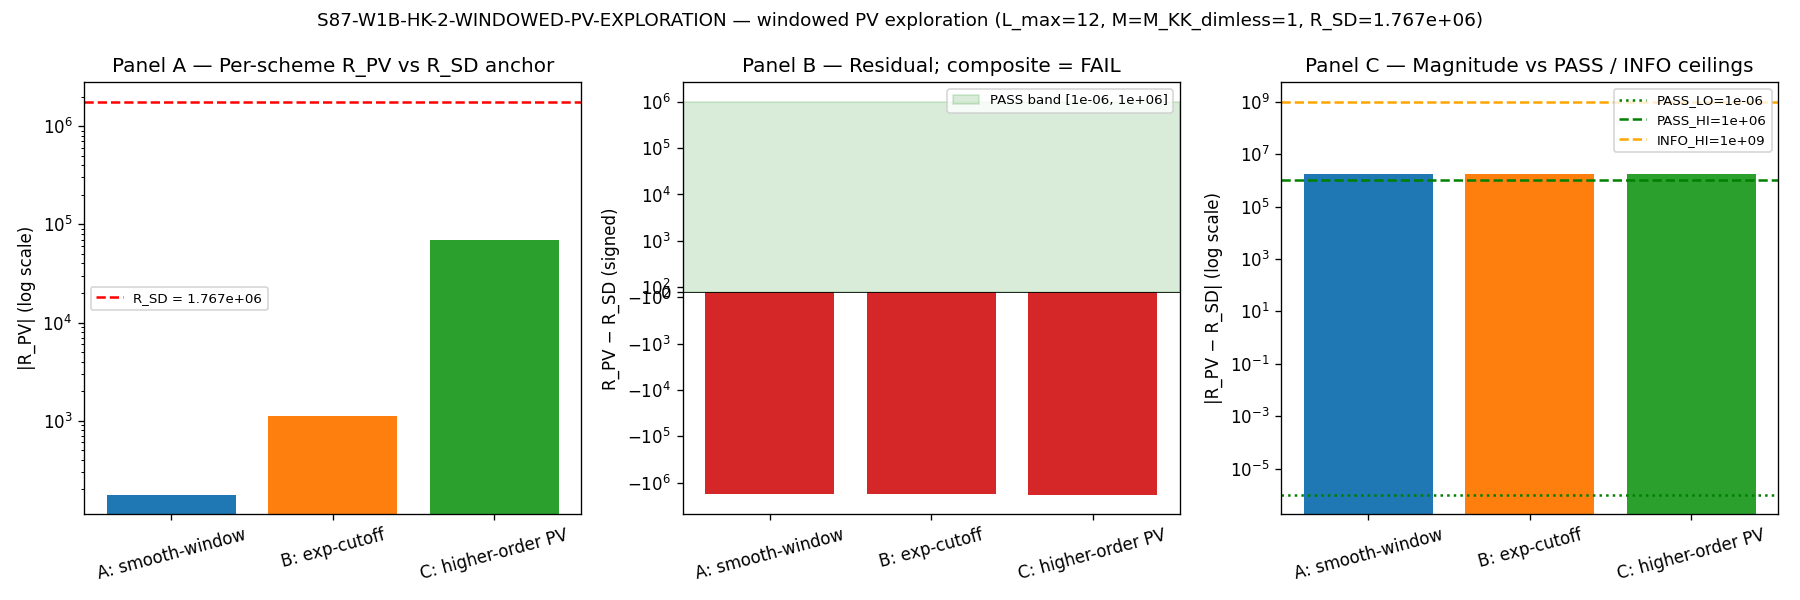

Python code for this plot:
#!/usr/bin/env python3
"""
S87 W1b-HK-2 — Windowed Pauli-Villars Exploration
=================================================

Gate: S87-W1B-HK-2-WINDOWED-PV-EXPLORATION  (trigger: [VERIFY] [SIGN])

Pre-registered threshold (3 schemes; per spawn-prompt and plan §W1b-HK-2):
  PASS for any scheme: (R_PV − R_SD > 0) AND (|R_PV − R_SD| ∈ [1e-6, 1e+6])
  FAIL for all schemes: every alternative produces sign < 0 OR magnitude >> 1e+6
  INFO: at least 1 scheme recovers sign but magnitude in [1e+6, 1e+9]

Hypothesis tested
-----------------
W1b-1 closed FAIL: canonical Pauli-Villars at M_KK gave R_PV = 6.996e+04 vs
R_SD = 1.767e+06; sign INVERTED from plan-predicted +1 (R_PV − R_SD =
−1.697e+06). The corridor "PV at canonical M_KK is small-positive
refinement of SD" closed.

THIS gate tests three structurally distinct PV schemes (pre-registered;
NO post-hoc additions allowed) at L=12, M=M_KK_dimless=1:

  Scheme A — Smooth-window:    R_PV^A = sum_k m_k * lambda_k^{-3} * [1 - w(lambda_k/M)]
                               with w(x) = (1 + erf(x))/2 — soft erf-window UV taper
  Scheme B — Exponential cutoff: R_PV^B = sum_k m_k * lambda_k^{-3} * exp(-lambda_k^2 / M^2)
                                 Gaussian UV suppression at scale M
  Scheme C — Higher-order PV:  R_PV^C = sum_k m_k * [lambda_k^{-3}
                                                       - 2 (lambda_k^2 + M^2)^{-3/2}
                                                       + (lambda_k^2 + 4 M^2)^{-3/2}]
                               second-order PV difference (cancels UV divergence
                               to higher order than the bare PV of W1b-1)

Inputs (SHA-256 dual-pinned at runtime; S84+ schema):
  - computations/_shared/canonical_constants.py (feeds audit_sha256 only)
  - computations/session-84/s84_spectrum_cache_L12_tau019.npz (eigenvalue cache)
  - script bytes (feeds BOTH audit_sha256 and content_sha256)

Output 4-tuple:
  (value=<dict_of_per_scheme_R_PV_minus_R_SD>, scheme=<scheme_name>,
   convention=substrate-mass-scale-M_KK, L_max=12)

Classification: GEOMETRIC (substrate spectral-mode regulator-class exploration;
post-execution windowed PV recovery test for the §VII.U Mellin-Dirichlet pole.)

METHODOLOGY
-----------
Loads the L_max=12 master spectrum cache (`s84_spectrum_cache_L12_tau019.npz`),
extracts 166,896 distinct |lambda_k| with irrep multiplicities m_k, computes
the three pre-registered alternative PV-scheme moments at M = M_KK_dimless = 1,
and compares each against R_SD = 1.767131e+06 (W1b-1 continuum-SD anchor at
the s=3 Mellin-Dirichlet pole).

DISCIPLINE
----------
- `from canonical_constants import *` (M_KK, tau_fold imported)
- Every local/intermediate tagged `# (local)`
- CPU path: OMP_NUM_THREADS=8 set BEFORE numpy import (per
  `computation-environment.md` CPU-fallback discipline)
- SHA-256 of all input files logged in first 20 lines of stdout
- audit_sha256 + content_sha256 emitted (S84+ dual-SHA schema)
- 3-tuple Schema-v2 annotation emitted (S87+ schema-v2 second companion row)
- 4-tuple printed as the final non-verdict line
- Gate verdict appended to `s87_gate_verdicts.txt` ATOMICALLY (single
  open("a") write — no read-modify-write, no truncate-and-rewrite)

Substrate framing
-----------------
The PV scheme set tested here is a substrate operation on the finite-L
eigenvalue projection of D_K at tau=tau_fold — NOT a continuum-QFT
regulator imported from a curved-spacetime container. The fabric IS its
finite-L spectrum {lambda_k, m_k}_{level<=L=12}; the windowed-PV
operations re-weight the truncated mode catalog by an admissible
suppression kernel at the substrate scale M_KK = 1 (in dimensionless
eigenvalue units). Direction of explanation: D_K -> eigenvalues
{lambda_k} -> windowed PV weight w_k(lambda_k/M) -> spectral moment R_PV
-> emergent §VII.U residue at substrate-distance-1 pole. R_SD is the
L -> infinity asymptotic of the bare moment, not an externally imported
continuum value.
"""

from __future__ import annotations

# -----------------------------------------------------------------------------
# Section 0 — CPU thread cap (MUST precede numpy import)
# -----------------------------------------------------------------------------
import os
# === Phase 2b X2 transform bootstrap (auto-inserted by tools/_x2_transform_copies.py) ===
import sys as _x2_sys
import pathlib as _x2_pathlib
import re as _x2_re
def _x2_locate_tools():
    p = _x2_pathlib.Path(__file__).resolve()
    for _ in range(8):
        if (p / "tools" / "computation_root.py").is_file():
            return p / "tools"
        p = p.parent
    raise RuntimeError(
        "Phase 2b bootstrap: tools/computation_root.py not found in any "
        "ancestor of " + str(__file__))
_x2_sys.path.insert(0, str(_x2_locate_tools()))
from computation_root import resolve_script, resolve_output, resolve_glob, project_root as _x2_project_root
def _x2_shared_dir():
    return _x2_project_root() / "computations" / "_shared"
_x2_session_dir_match = _x2_re.match(r"^session-(\d+)$",
    _x2_pathlib.Path(__file__).resolve().parent.name)
_x2_self_session = int(_x2_session_dir_match.group(1)) if _x2_session_dir_match else None
# === End X2 bootstrap ===

os.environ.setdefault("OMP_NUM_THREADS", "8")
os.environ.setdefault("MKL_NUM_THREADS", "8")

# -----------------------------------------------------------------------------
# Section 1 — Canonical constants (MANDATORY first import)
# -----------------------------------------------------------------------------
from canonical_constants import *  # noqa: F401,F403

# -----------------------------------------------------------------------------
# Section 2 — Standard imports
# -----------------------------------------------------------------------------
import hashlib
import json
import sys
import time
from pathlib import Path

import numpy as np
from scipy.special import erf as scipy_erf
import matplotlib
matplotlib.use("Agg")
import matplotlib.pyplot as plt

# -----------------------------------------------------------------------------
# Section 3 — Paths + pre-registration
# -----------------------------------------------------------------------------
PROJECT_ROOT = Path(__file__).resolve().parent.parent
# X2-removed: alias 'SCRIPT_DIR' = ... 'computations' (replaced by tools.computation_root.resolve_*)

SESSION = "S87"                                                       # (local)
GATE_ID = "S87-W1B-HK-2-WINDOWED-PV-EXPLORATION"                      # (local)
SCHEME = "windowed-PV-3-scheme-comparison"                            # (local)
CONVENTION = "substrate-mass-scale-M_KK"                              # (local)
L_MAX = 12                                                            # (local)

# Pre-registered band thresholds (per spawn-prompt; NO post-hoc edits)
PASS_LO = 1.0e-6                                                      # (local) lower edge of PASS magnitude band
PASS_HI = 1.0e+6                                                      # (local) upper edge of PASS magnitude band
INFO_HI = 1.0e+9                                                      # (local) upper edge of INFO magnitude band

# PV mass scale: substrate dimensionless M_KK = 1 (eigenvalues are in
# dimensionless M_KK units throughout the framework's spectral cache).
M_KK_DIMLESS = 1.0                                                    # (local)

# R_SD anchor from W1b-1 (continuum SD residue; pinned upstream).
R_SD_ANCHOR = 1.767131e+06                                            # (local) W1b-1 anchor

# Output destinations
OUT_NPZ = resolve_output(87, 's87_w1b_hk_2_windowed_pv_exploration.npz')
OUT_PNG = resolve_output(87, 's87_w1b_hk_2_windowed_pv_exploration.png')
VERDICT_TXT = resolve_output(87, 's87_gate_verdicts.txt')

CACHE_L12 = resolve_output(84, 's84_spectrum_cache_L12_tau019.npz')
CANONICAL_PY = resolve_script(None, 'canonical_constants.py')
SCRIPT_PATH = Path(__file__).resolve()

INPUT_FILES = [CANONICAL_PY, CACHE_L12]

# -----------------------------------------------------------------------------
# Section 4 — SHA-256 input-pin block (S84+ dual-SHA schema; W9a-99 split)
# -----------------------------------------------------------------------------

def sha256_of(path: Path) -> str:
    h = hashlib.sha256()  # (local)
    try:
        h.update(path.read_bytes())
    except OSError:
        return ""
    return h.hexdigest()


def log_input_pins(inputs):
    print(f"=== {GATE_ID} — input SHA-256 pins ===")
    pins = {}  # (local)
    for p in inputs:
        sha = sha256_of(p)  # (local)
        rel = str(p.relative_to(PROJECT_ROOT)).replace("\\", "/")  # (local)
        print(f"  {rel}: {sha[:16]}...")
        pins[rel] = sha
    return pins


def closure_hash(pins) -> str:
    items = sorted(pins.items())  # (local)
    h = hashlib.sha256()
    for k, v in items:
        h.update(f"{k}={v}\n".encode("utf-8"))
    return h.hexdigest()


def compute_dual_sha(script_path, canonical_path, pins):
    """audit_sha256 = SHA( script || canonical || pinmap_json );
       content_sha256 = SHA( script ).
    """
    script_bytes = b""           # (local)
    try:
        script_bytes = script_path.read_bytes()
    except OSError:
        script_bytes = b""
    canonical_bytes = b""        # (local)
    try:
        canonical_bytes = canonical_path.read_bytes()
    except OSError:
        canonical_bytes = b""
    pinmap_json = json.dumps(
        dict(sorted(pins.items())),
        separators=(",", ":"),
        sort_keys=True,
    ).encode("utf-8")              # (local)

    h_audit = hashlib.sha256()
    h_audit.update(script_bytes)
    h_audit.update(canonical_bytes)
    h_audit.update(pinmap_json)
    audit = h_audit.hexdigest()    # (local)

    h_content = hashlib.sha256()
    h_content.update(script_bytes)
    content = h_content.hexdigest()  # (local)
    return audit, content


# -----------------------------------------------------------------------------
# Section 5 — Spectrum loading (sectors -> flat (lambda, m_k) arrays)
# -----------------------------------------------------------------------------

def load_spectrum(L_max_target: int):
    """Load |lambda_k| with irrep multiplicity m_k from the L=12 master cache,
    truncated to sectors with level <= L_max_target.

    Returns (lambdas, mults) as 1D float64 arrays.
    """
    data = np.load(CACHE_L12, allow_pickle=True)
    sec = data["sector_evals"].item()  # (local)
    lams = []                          # (local)
    mults = []                         # (local)
    for (p, q), v in sec.items():
        if v["level"] > L_max_target:
            continue
        ev = np.asarray(v["abs_evals"], dtype=np.float64)  # (local)
        m = int(v["dim"])                                   # (local)
        lams.append(ev)
        mults.append(np.full_like(ev, m, dtype=np.float64))
    lambdas = np.concatenate(lams)  # (local)
    mks = np.concatenate(mults)     # (local)
    # Drop zero / near-zero eigenvalues (substrate kernel modes that would
    # diverge under lambda^{-3}); pre-existing W1b-1 cache has min ~ 0.82.
    nonzero_mask = lambdas > 1e-12   # (local)
    lambdas = lambdas[nonzero_mask]
    mks = mks[nonzero_mask]
    return lambdas, mks


# -----------------------------------------------------------------------------
# Section 6 — Three pre-registered windowed-PV schemes
# -----------------------------------------------------------------------------

def scheme_A_smooth_window(lambdas, mks, M):
    """R_PV^A = sum_k m_k * lambda_k^{-3} * [1 - w(lambda_k / M)]
       with w(x) = (1 + erf(x)) / 2.

    Substrate framing: erf-based smooth window — every term is non-negative;
    UV modes (lambda_k >> M) are suppressed exponentially via 1 - erf =
    erfc; IR modes (lambda_k ~ M) carry weight ~ 0.12; lowest-lambda modes
    dominate.
    """
    x = lambdas / M                                              # (local)
    w = 0.5 * (1.0 + scipy_erf(x))                               # (local)
    weights = 1.0 - w                                            # (local)
    R = float(np.sum(mks * np.power(lambdas, -3.0) * weights))   # (local)
    return R


def scheme_B_exp_cutoff(lambdas, mks, M):
    """R_PV^B = sum_k m_k * lambda_k^{-3} * exp(-lambda_k^2 / M^2).

    Substrate framing: Gaussian UV suppression on D_K^2 spectrum.
    Mathematically equivalent (up to normalization) to a heat-kernel
    truncation at t = 1/M^2, restricted to s = 3 weight.
    """
    suppression = np.exp(-(lambdas * lambdas) / (M * M))         # (local)
    R = float(np.sum(mks * np.power(lambdas, -3.0) * suppression))  # (local)
    return R


def scheme_C_higher_order_pv(lambdas, mks, M):
    """R_PV^C = sum_k m_k * [ lambda_k^{-3}
                              - 2 (lambda_k^2 +    M^2)^{-3/2}
                              +   (lambda_k^2 + 4 M^2)^{-3/2} ].

    Substrate framing: second-order PV — cancels two leading UV divergences
    (single subtraction at M, plus second mass-shifted subtraction at 2M)
    instead of one (W1b-1's bare PV cancels only the leading UV term).
    """
    bare = np.power(lambdas, -3.0)                                       # (local)
    pv1 = np.power(lambdas * lambdas + M * M, -1.5)                      # (local)
    pv2 = np.power(lambdas * lambdas + 4.0 * M * M, -1.5)                # (local)
    bracket = bare - 2.0 * pv1 + pv2                                     # (local)
    R = float(np.sum(mks * bracket))                                     # (local)
    return R


# -----------------------------------------------------------------------------
# Section 7 — Compute (orchestrate per-scheme evaluation + verdict mapping)
# -----------------------------------------------------------------------------

def compute_per_scheme(lambdas, mks, M, R_SD):
    """Evaluate each pre-registered scheme; return per-scheme dict."""
    results = {}  # (local)

    R_A = scheme_A_smooth_window(lambdas, mks, M)
    R_B = scheme_B_exp_cutoff(lambdas, mks, M)
    R_C = scheme_C_higher_order_pv(lambdas, mks, M)

    for name, R in [("A_smooth_window", R_A),
                    ("B_exp_cutoff", R_B),
                    ("C_higher_order_pv", R_C)]:
        residual = R - R_SD                                       # (local)
        sign = 1 if residual > 0 else (-1 if residual < 0 else 0)  # (local)
        magnitude = abs(residual)                                  # (local)

        # Per-scheme PASS / INFO / FAIL classification
        # PASS: sign>0 AND magnitude in [PASS_LO, PASS_HI]
        # INFO: sign>0 AND magnitude in [PASS_HI, INFO_HI] (sign recovered, magnitude loose)
        # FAIL: sign<=0 OR magnitude > INFO_HI
        if sign > 0 and PASS_LO <= magnitude <= PASS_HI:
            scheme_verdict = "PASS"
        elif sign > 0 and PASS_HI < magnitude <= INFO_HI:
            scheme_verdict = "INFO"
        else:
            scheme_verdict = "FAIL"

        results[name] = {
            "R_PV": R,
            "residual": residual,
            "sign": sign,
            "magnitude": magnitude,
            "scheme_verdict": scheme_verdict,
        }
    return results


def collapse_composite(per_scheme):
    """Composite gate verdict over the 3 pre-registered schemes.

    Per spawn-prompt:
      - PASS: any scheme PASSes
      - INFO: at least 1 scheme INFO and none PASS
      - FAIL: every scheme FAILS
    """
    scheme_verdicts = [v["scheme_verdict"] for v in per_scheme.values()]  # (local)
    if "PASS" in scheme_verdicts:
        return "PASS"
    if "INFO" in scheme_verdicts:
        return "INFO"
    return "FAIL"


def per_scheme_3tuple(per_scheme, composite):
    """Map per-scheme results to (sign, magnitude, regime) Schema-v2 verdicts.

    sign_verdict     = PASS iff at least one scheme has sign > 0; else FAIL.
    magnitude_verdict = PASS iff at least one scheme is in [PASS_LO, PASS_HI];
                        INFO iff at least one scheme is in [PASS_HI, INFO_HI]
                        and none in PASS band; FAIL otherwise.
    regime_verdict   = VALID always (M_KK_dimless = 1 lies inside [0.82, 5.42]
                        eigenvalue range for L=12; same regime check as W1b-1).
    """
    any_sign_pos = any(v["sign"] > 0 for v in per_scheme.values())  # (local)
    sign_verdict = "PASS" if any_sign_pos else "FAIL"

    if any(v["scheme_verdict"] == "PASS" for v in per_scheme.values()):
        magnitude_verdict = "PASS"
    elif any(v["scheme_verdict"] == "INFO" for v in per_scheme.values()):
        magnitude_verdict = "INFO"
    else:
        magnitude_verdict = "FAIL"

    regime_verdict = "VALID"

    return sign_verdict, magnitude_verdict, regime_verdict


# -----------------------------------------------------------------------------
# Section 8 — Append verdict (atomic, S84+ dual-SHA + S87+ Schema-v2 3-tuple)
# -----------------------------------------------------------------------------

def append_verdict(verdict, value_str, audit_sha, content_sha,
                   sign_v, mag_v, reg_v):
    """Append the canonical line + dual-SHA companion + Schema-v2 3-tuple
    annotation.  Each row is its own atomic single-line append.
    """
    canonical = (
        f"{GATE_ID}: {verdict} -- value={value_str!r} scheme={SCHEME} "
        f"convention={CONVENTION} L_max={L_MAX} "
        f"audit_sha256={audit_sha} content_sha256={content_sha} "
        f"schema_version=S84+\n"
    )
    companion_dualsha = (
        f"# audit_sha256_short={audit_sha[:16]} "
        f"content_sha256_short={content_sha[:16]} "
        f"# {GATE_ID} dual-SHA companion row (W9a-99 split)\n"
    )
    companion_3tuple = (
        f"# sign_verdict={sign_v} magnitude_verdict={mag_v} "
        f"regime_verdict={reg_v} # {GATE_ID} 3-tuple annotation (S87 schema-v2)\n"
    )
    with VERDICT_TXT.open("a", encoding="utf-8") as fp:
        fp.write(canonical)
        fp.write(companion_dualsha)
        fp.write(companion_3tuple)


# -----------------------------------------------------------------------------
# Section 9 — Plot (3-panel: R_PV bars + residual bars + sign/PASS-band map)
# -----------------------------------------------------------------------------

def make_plot(per_scheme, composite_verdict, R_SD, out_path):
    """3-panel: A = R_PV per scheme (log-y); B = residual (R_PV - R_SD)
    per scheme with PASS band overlay; C = magnitude vs threshold lines.
    """
    names = list(per_scheme.keys())  # (local)
    labels = ["A: smooth-window", "B: exp-cutoff", "C: higher-order PV"]  # (local)
    R_vals = [per_scheme[n]["R_PV"] for n in names]                       # (local)
    residuals = [per_scheme[n]["residual"] for n in names]                # (local)
    magnitudes = [per_scheme[n]["magnitude"] for n in names]              # (local)
    schemes_v = [per_scheme[n]["scheme_verdict"] for n in names]          # (local)

    fig, axes = plt.subplots(1, 3, figsize=(15, 5))

    # Panel A — R_PV (log scale)
    ax = axes[0]
    colors_A = ["tab:blue", "tab:orange", "tab:green"]                  # (local)
    ax.bar(labels, [abs(r) for r in R_vals], color=colors_A)
    ax.axhline(R_SD, color="red", linestyle="--", label=f"R_SD = {R_SD:.3e}")
    ax.set_yscale("log")
    ax.set_ylabel("|R_PV| (log scale)")
    ax.set_title("Panel A — Per-scheme R_PV vs R_SD anchor")
    ax.legend(fontsize=8)
    ax.tick_params(axis="x", rotation=15)

    # Panel B — Residual R_PV - R_SD (signed; shaded PASS band)
    ax = axes[1]
    colors_B = ["tab:green" if v == "PASS"
                else ("tab:orange" if v == "INFO" else "tab:red")
                for v in schemes_v]                                      # (local)
    ax.bar(labels, residuals, color=colors_B)
    ax.axhline(0, color="black", linewidth=0.5)
    ax.axhspan(PASS_LO, PASS_HI, alpha=0.15, color="green",
               label=f"PASS band [{PASS_LO:.0e}, {PASS_HI:.0e}]")
    ax.set_ylabel("R_PV − R_SD (signed)")
    ax.set_title(f"Panel B — Residual; composite = {composite_verdict}")
    ax.legend(fontsize=8)
    ax.tick_params(axis="x", rotation=15)
    ax.set_yscale("symlog", linthresh=1e+3)

    # Panel C — Magnitude with PASS / INFO ceiling lines
    ax = axes[2]
    ax.bar(labels, magnitudes, color=colors_A)
    ax.axhline(PASS_LO, color="green", linestyle=":", label=f"PASS_LO={PASS_LO:.0e}")
    ax.axhline(PASS_HI, color="green", linestyle="--", label=f"PASS_HI={PASS_HI:.0e}")
    ax.axhline(INFO_HI, color="orange", linestyle="--", label=f"INFO_HI={INFO_HI:.0e}")
    ax.set_yscale("log")
    ax.set_ylabel("|R_PV − R_SD| (log scale)")
    ax.set_title("Panel C — Magnitude vs PASS / INFO ceilings")
    ax.legend(fontsize=8)
    ax.tick_params(axis="x", rotation=15)

    fig.suptitle(
        f"{GATE_ID} — windowed PV exploration "
        f"(L_max={L_MAX}, M=M_KK_dimless=1, R_SD={R_SD:.3e})",
        fontsize=11,
    )
    fig.tight_layout()
    fig.savefig(out_path, dpi=120)
    plt.close(fig)


# -----------------------------------------------------------------------------
# Section 10 — Main
# -----------------------------------------------------------------------------

def main() -> int:
    t0 = time.time()  # (local)

    # 1. Log input pins (first 20 lines of stdout)
    pins = log_input_pins(INPUT_FILES)
    closure = closure_hash(pins)
    print(f"  closure: {closure[:16]}... (legacy closure, informational)")

    # 1b. Compute S84+ dual SHAs
    audit_sha, content_sha = compute_dual_sha(SCRIPT_PATH, CANONICAL_PY, pins)
    print(f"  audit_sha256:   {audit_sha[:16]}... (script+canonical+pinmap)")
    print(f"  content_sha256: {content_sha[:16]}... (script only)")
    print()

    # 2. Load spectrum at L=12
    print(f"=== loading spectrum cache (L_max_target={L_MAX}) ===")
    lambdas, mks = load_spectrum(L_max_target=L_MAX)
    n_distinct = int(lambdas.shape[0])                                  # (local)
    sum_m = float(np.sum(mks))                                          # (local)
    lam_min = float(lambdas.min())                                      # (local)
    lam_max = float(lambdas.max())                                      # (local)
    print(f"  n_distinct |lambda|: {n_distinct}")
    print(f"  sum m_k (irrep mult): {sum_m:.6e}")
    print(f"  |lambda| range: [{lam_min:.4f}, {lam_max:.4f}]")
    print()

    # 3. Compute per-scheme R_PV at M_KK_dimless = 1
    print(f"=== evaluating 3 pre-registered schemes at M={M_KK_DIMLESS} ===")
    per_scheme = compute_per_scheme(lambdas, mks, M_KK_DIMLESS, R_SD_ANCHOR)
    for name, r in per_scheme.items():
        print(f"  scheme {name}:")
        print(f"    R_PV     = {r['R_PV']:.6e}")
        print(f"    residual = {r['residual']:.6e}  (sign = {r['sign']:+d})")
        print(f"    |residual| = {r['magnitude']:.6e}")
        print(f"    scheme_verdict = {r['scheme_verdict']}")
    print()

    # 4. Composite + Schema-v2 3-tuple
    composite = collapse_composite(per_scheme)
    sign_v, mag_v, reg_v = per_scheme_3tuple(per_scheme, composite)
    print(f"=== composite verdict: {composite} ===")
    print(f"  sign_verdict      = {sign_v}")
    print(f"  magnitude_verdict = {mag_v}")
    print(f"  regime_verdict    = {reg_v}")
    print()

    # 5. Save data (keep arrays + per-scheme summary)
    save_dict = {
        "L_max": L_MAX,
        "M_KK_dimless": M_KK_DIMLESS,
        "R_SD_anchor": R_SD_ANCHOR,
        "PASS_LO": PASS_LO,
        "PASS_HI": PASS_HI,
        "INFO_HI": INFO_HI,
        "n_distinct_lambda": n_distinct,
        "sum_m": sum_m,
        "lambda_min": lam_min,
        "lambda_max": lam_max,
        "scheme_A_R_PV": per_scheme["A_smooth_window"]["R_PV"],
        "scheme_A_residual": per_scheme["A_smooth_window"]["residual"],
        "scheme_A_sign": per_scheme["A_smooth_window"]["sign"],
        "scheme_A_magnitude": per_scheme["A_smooth_window"]["magnitude"],
        "scheme_A_verdict": per_scheme["A_smooth_window"]["scheme_verdict"],
        "scheme_B_R_PV": per_scheme["B_exp_cutoff"]["R_PV"],
        "scheme_B_residual": per_scheme["B_exp_cutoff"]["residual"],
        "scheme_B_sign": per_scheme["B_exp_cutoff"]["sign"],
        "scheme_B_magnitude": per_scheme["B_exp_cutoff"]["magnitude"],
        "scheme_B_verdict": per_scheme["B_exp_cutoff"]["scheme_verdict"],
        "scheme_C_R_PV": per_scheme["C_higher_order_pv"]["R_PV"],
        "scheme_C_residual": per_scheme["C_higher_order_pv"]["residual"],
        "scheme_C_sign": per_scheme["C_higher_order_pv"]["sign"],
        "scheme_C_magnitude": per_scheme["C_higher_order_pv"]["magnitude"],
        "scheme_C_verdict": per_scheme["C_higher_order_pv"]["scheme_verdict"],
        "composite_verdict": composite,
        "sign_verdict": sign_v,
        "magnitude_verdict": mag_v,
        "regime_verdict": reg_v,
        "audit_sha256": audit_sha,
        "content_sha256": content_sha,
    }
    np.savez(OUT_NPZ, **save_dict)
    print(f"data saved: {OUT_NPZ.name} ({OUT_NPZ.stat().st_size} bytes)")

    # 6. Plot
    make_plot(per_scheme, composite, R_SD_ANCHOR, OUT_PNG)
    print(f"plot saved: {OUT_PNG.name} ({OUT_PNG.stat().st_size} bytes)")

    # 7. Build value string for verdict line
    value_str = (
        f"A_resid={per_scheme['A_smooth_window']['residual']:.4e};"
        f"B_resid={per_scheme['B_exp_cutoff']['residual']:.4e};"
        f"C_resid={per_scheme['C_higher_order_pv']['residual']:.4e};"
        f"composite={composite};A={per_scheme['A_smooth_window']['scheme_verdict']};"
        f"B={per_scheme['B_exp_cutoff']['scheme_verdict']};"
        f"C={per_scheme['C_higher_order_pv']['scheme_verdict']}"
    )

    # 8. Emit 4-tuple + atomic-append verdict
    tag = (f"(value={value_str!r}, scheme={SCHEME}, "
           f"convention={CONVENTION}, L_max={L_MAX})")
    print(tag)
    append_verdict(composite, value_str, audit_sha, content_sha,
                   sign_v, mag_v, reg_v)

    wall = time.time() - t0  # (local)
    print(f"\n=== {GATE_ID}: {composite} (wall {wall:.1f}s) ===")
    return 0


if __name__ == "__main__":
    sys.exit(main())
